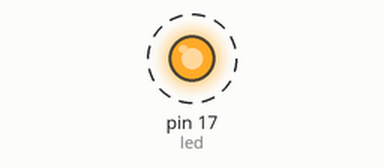
Recording of a program running on a simulated Raspberry Pi (header pin numbers). On the bench: output pins drawn as LEDs (lit = HIGH). Dashed ring = blinking. What the program prints to the terminal is not drawn.

Above: at 0.5 s.
Timing chart, 0 to 4.6 s (numbered marks = the images above):
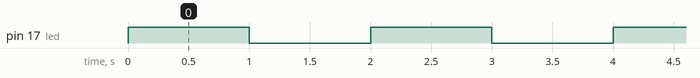

Measured:
- by itself, pin 17 (led): alternates HIGH for 1.0 s and LOW for 1.0 s

The program:

light_up_led_whileloop.py
```python
#!/usr/bin/python3

#import RPi.GPIO as GPIO
#import time

#GPIO.setmode(GPIO.BOARD)
#GPIO.setup(11, GPIO.OUT)

#for i in range(5):
#	GPIO.output(11,True)
#	time.sleep(2)
#	GPIO.output(11,False)
#	time.sleep(.5)
#	GPIO.output(11,True)
#	time.sleep(1)
#	GPIO.output(11, False)
#	time.sleep(.1)

#GPIO.cleanup()

from gpiozero import LED
from time import sleep

led = LED(17)

while True:
	print('entered the while loop')
	led.on()
	sleep(1)
	led.off()
	sleep(1)

GPIO.cleanup()
```
